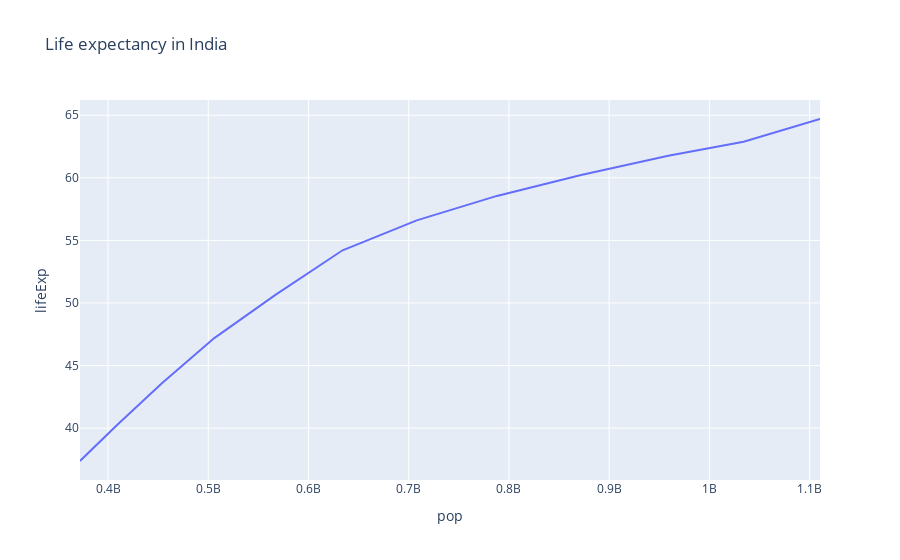

Source (notebook cell):
### Code cell
#Line charts
import plotly.express as px
#df=px.data.gapminder()
print(df.columns)
#print(df.index)
#print(df.to_string)
df = px.data.gapminder().query("country=='India'")
fig = px.line(df, x="pop", y="lifeExp", title='Life expectancy in India')
fig.show()

### Figure 1 — Plotly figure (JSON) as saved in the notebook; plotly's stock layout.template omitted (floating-point values rounded to 4 significant figures)
{"data": [{"hovertemplate": "pop=%{x}<br>lifeExp=%{y}<extra></extra>", "legendgroup": "", "line": {"color": "#636efa", "dash": "solid"}, "marker": {"symbol": "circle"}, "mode": "lines", "name": "", "orientation": "v", "showlegend": false, "type": "scatter", "x": [372000000, 409000000, 454000000, 506000000, 567000000, 634000000, 708000000, 788000000, 872000000, 959000000, 1034172547, 1110396331], "xaxis": "x", "y": [37.37, 40.25, 43.6, 47.19, 50.65, 54.21, 56.6, 58.55, 60.22, 61.77, 62.88, 64.7], "yaxis": "y"}], "layout": {"legend": {"tracegroupgap": 0}, "title": {"text": "Life expectancy in India"}, "xaxis": {"anchor": "y", "domain": [0, 1], "title": {"text": "pop"}}, "yaxis": {"anchor": "x", "domain": [0, 1], "title": {"text": "lifeExp"}}}}
